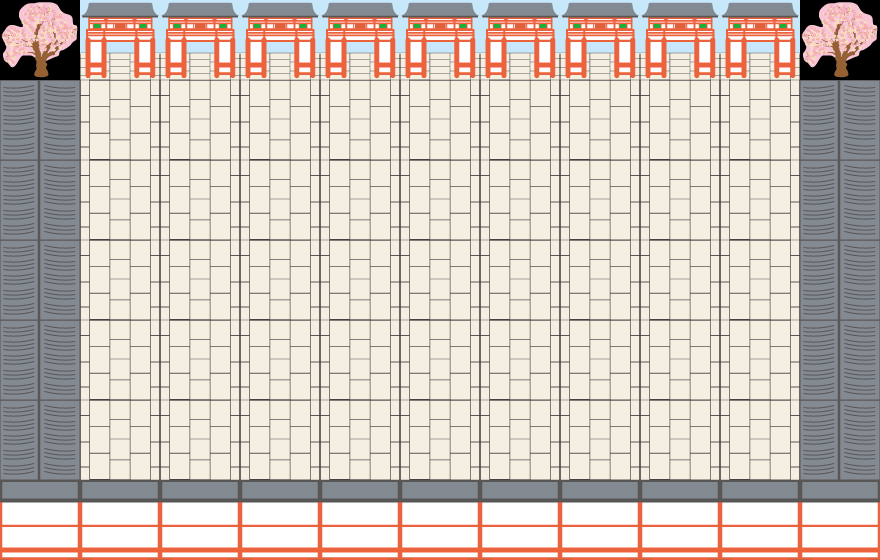

Rendered tile map (Tiled .tmx) drawn with the repository's tilesets; below, a short description and the map source with its tile grids summarised:
An orthogonal 11x7 tile map with 80x80 px tiles, 1 tile layer (baseLayer), 2 tilesets.

<map version="1.0" orientation="orthogonal" width="11" height="7" tilewidth="80" tileheight="80">
 <tileset firstgid="1" name="kusa-tuti" tilewidth="80" tileheight="80">
  <image source="kusa-tuti.png" width="80" height="400" />
  <tile id="0">
   <properties>
    <property name="Attr" value="0" />
   </properties>
  </tile>
  <tile id="1">
   <properties>
    <property name="Attr" value="100" />
   </properties>
  </tile>
  <tile id="4">
   <properties>
    <property name="Attr" value="1" />
   </properties>
  </tile>
 </tileset>
 <tileset firstgid="6" name="tiles" tilewidth="80" tileheight="80">
  <image source="tiles.png" width="80" height="400" />
  <tile id="0">
   <properties>
    <property name="Attr" value="0" />
   </properties>
  </tile>
  <tile id="1">
   <properties>
    <property name="Attr" value="100" />
   </properties>
  </tile>
  <tile id="2">
   <properties>
    <property name="Attr" value="0" />
   </properties>
  </tile>
  <tile id="3">
   <properties>
    <property name="Attr" value="0" />
   </properties>
  </tile>
  <tile id="4">
   <properties>
    <property name="Attr" value="1" />
   </properties>
  </tile>
 </tileset>
 <layer name="baseLayer" width="11" height="7">
  <data>[77 cells, 77 non-empty, 5 distinct tile ids]</data>
 </layer>
</map>